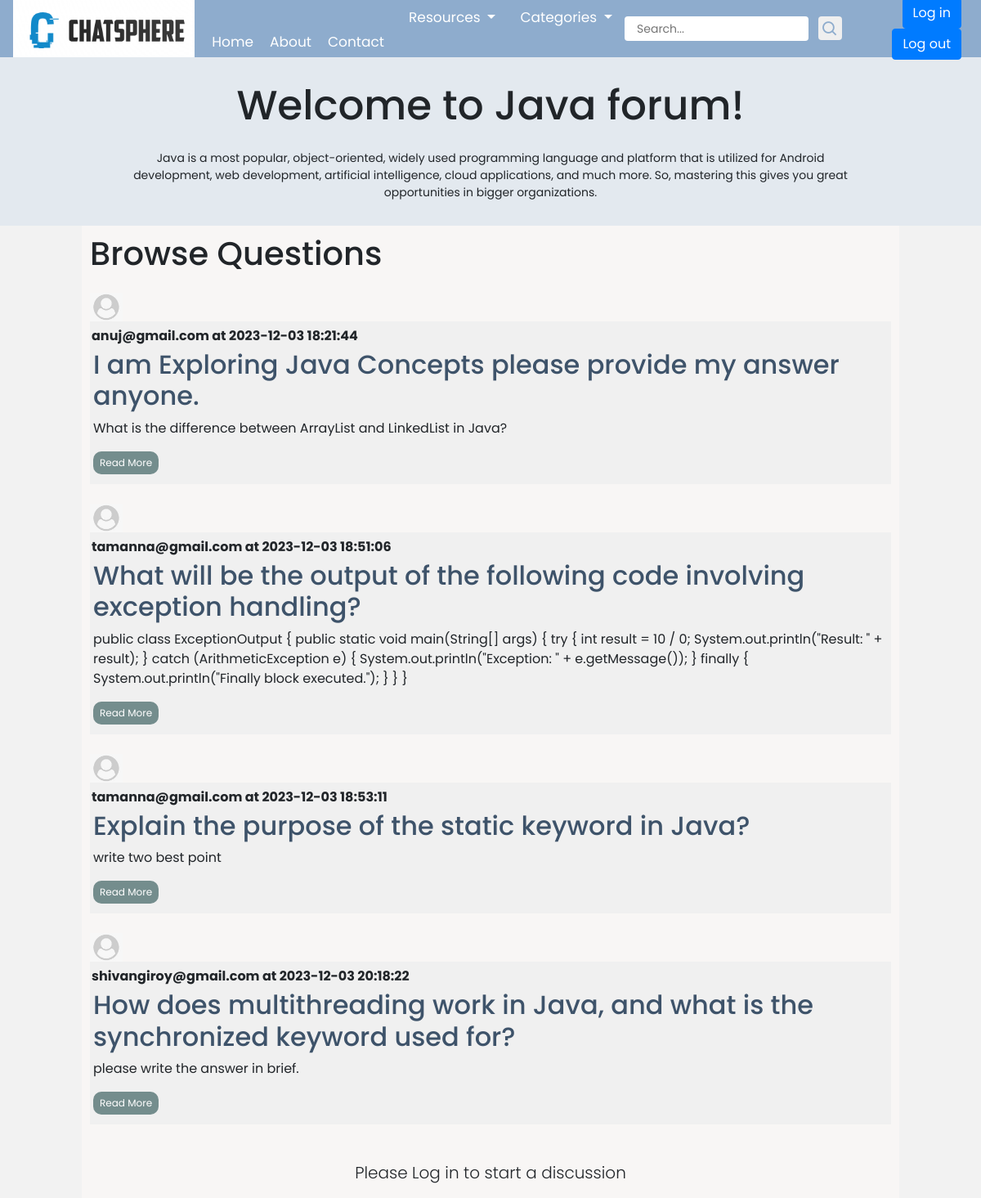
Page /minorProj/threadlist.php?catid=1 on the committed database.
### tables this page shows
CREATE TABLE `categories` (
  `category_id` int(8) NOT NULL,
  `category_name` varchar(255) NOT NULL,
  `category_description` varchar(255) NOT NULL,
  `description` text NOT NULL,
  `created` datetime NOT NULL DEFAULT current_timestamp()
);

CREATE TABLE `threadlist` (
  `thread_id` int(10) NOT NULL,
  `thread_title` text NOT NULL,
  `thread_desc` text NOT NULL,
  `thread_user_id` int(8) NOT NULL,
  `thread_cat_id` int(8) NOT NULL,
  `created` datetime NOT NULL DEFAULT current_timestamp()
);

CREATE TABLE `users` (
  `sno` int(8) NOT NULL,
  `user_email` varchar(255) NOT NULL,
  `user_pass` varchar(255) NOT NULL,
  `timestamp` datetime NOT NULL DEFAULT current_timestamp()
);

### minorProj/threadlist.php (the view, shortened to what this page needs)
<!DOCTYPE html>
<html lang="en">
<head>
    <link rel="stylesheet" href="https://cdn.jsdelivr.net/npm/bootstrap@4.5.3/dist/css/bootstrap.min.css">
    <link rel="stylesheet" href="assests/style.css">
    <link href='https://unpkg.com/boxicons@2.1.1/css/boxicons.min.css' rel='stylesheet'>
    <link rel="stylesheet" href="https://cdnjs.cloudflare.com/ajax/libs/font-awesome/6.4.2/css/all.min.css" />
    <link rel="stylesheet" href="https://cdn.jsdelivr.net/npm/bootstrap@4.3.1/dist/css/bootstrap.min.css">
</head>
<body>
     <?php include "partials/_header.php"; ?>
    <?php
        $id = $_GET['catid'];
        $sql = "select * from categories where category_id=$id";
        $result = mysqli_query($conn, $sql);
        while ($row = mysqli_fetch_assoc($result)) {
            $catname = $row['category_name'];
            $desc = $row['description'];
             }
    ?>
    <div class="contain">
        <h1 class="my-4" style="font-size: 50px; padding-top: 45px;">Welcome to <?php echo $catname ?> forum!</h1>
        <p class="welcome-msg"><?php echo $desc ?></p>
     </div>
    <div class="container2">
        <div class="thread">
            <h1 class="browse-qn">Browse Questions</h1>
            <?php
                $id = $_GET['catid'];
                $sql = "select * from threadlist where thread_cat_id=$id";
                $result = mysqli_query($conn, $sql);
                while ($row = mysqli_fetch_assoc($result)) {
                    $title = $row['thread_title'];
                    $desc = $row['thread_desc'];
                    $thread_time = $row['created'];
                    $id = $row['thread_id'];
                    $thread_user_id = $row['thread_user_id'];
                    $sql2 = "select user_email from users where sno='$thread_user_id'";
                    $result2 = mysqli_query($conn, $sql2);
                    $row2 = mysqli_fetch_assoc($result2);
                    $user_email=$row2['user_email'];
                    echo '<div class="my-4">
                            <img src="assests/images/user.png" width="40px" class="mr-3" alt="...">
                            <div class="question">
                                <p class="font-weight-bold my-1">' . $user_email . ' at ' .$thread_time.'  </p>
                                <h2 style="color:black;"> <a style="color:#3e536a;" href="comments.php?threadid=' . $id . '">' . $title . '</a></h2>
                                <div class="answer"><p>' . $desc . '</p>
                                <a href="comments.php?threadid=' . $id . '"><button class="read-more-button">Read More</button></a>
                                </div>
                            </div>
                          </div>';
                }
            ?>
        </div>
        <?php
    if(isset($_SESSION['loggedin']) && $_SESSION['loggedin']==true){
      echo '<div class="question">
                <h1>Ask a question</h1>
                <div class="flex-box">
                    <div class="row2">
                        <div class="col">'; ?>
                            <button type="button" onclick="f1()" class="shadow-sm btn btn-outline-secondary" data-toggle="tooltip" data-placement="top" title="Bold Text">Bold</button>
                            <button type="button" onclick="f2()" class="shadow-sm btn btn-outline-success" data-toggle="tooltip" data-placement="top" title="Italic Text">Italic</button>
                            <button type="button" onclick="f3()" class=" shadow-sm btn btn-outline-primary" data-toggle="tooltip" data-placement="top" title="Left Align">
                                <i class="fas fa-align-left"></i></button>
                            <button type="button" onclick="f4()" class="btn shadow-sm btn-outline-secondary" data-toggle="tooltip" data-placement="top" title="Center Align">
                                <i class="fas fa-align-center"></i></button>
                            <button type="button" onclick="f5()" class="btn shadow-sm btn-outline-primary" data-toggle="tooltip" data-placement="top" title="Right Align">
                                <i class="fas fa-align-right"></i></button>
                            <button type="button" onclick="f6()" class="btn shadow-sm btn-outline-secondary" data-toggle="tooltip" data-placement="top" title="Uppercase Text">Upper Case</button>
                            <button type="button" onclick="f7()" class="btn shadow-sm btn-outline-primary" data-toggle="tooltip" data-placement="top" title="Lowercase Text">Lower Case</button>
                            <button type="button" onclick="f8()" class="btn shadow-sm btn-outline-primary" data-toggle="tooltip" data-placement="top" title="Capitalize Text">Capitalize</button>
                            <button type="button" onclick="f9()" class="btn shadow-sm btn-outline-primary side" data-toggle="tooltip" data-placement="top" title="Tooltip on top">Clear Text</button>
                        <?php echo    '</div>
                        </div>
                    </div>
                    <br>
            </div>
        <form action="'. $_SERVER["REQUEST_URI"].'" method="post">
                <h6 class="qn">Thread Title</h6>
                <input type="text" class="form-control quest" name="title" id="textarea1" placeholder=" Enter Title of your Question" autofocus required>
                <br>
                <h6 class="qn">Elaborate your query:</h6> <br>
                <textarea class="form-control" name="desc" id="textarea2" style="height: 100px"  placeholder=" Describe your Query" autofocus required></textarea>
                <input type="hidden" name="sno" value="'.$_SESSION["sno"].'">
                <div class="xyz">
                    <button type="submit" id="postquestion">Post your query</button>
                </div>
        </form>
    </div>';
    }
  else{
   echo '<div class="container">
    <p class="lead">Please Log in to start a discussion</p>
    </div>';
  }
  ?>
    </div>
</body>
</html>

### minorProj/assests/style.css (style rules this page uses)
:root { --body-color: #E4E9F7; --nav-color: #8EACCD; --side-nav: #010718; --text-color: #FFF; --search-bar: #F2F2F2; --search-text: #010718; }
body { min-height: 100vh; margin-bottom: 100px; clear: both; background-color: var(--body-color); }
.contain { max-width: auto; max-height:400px ; margin: 0 auto; text-align: center; font-family: Arial, sans-serif; background-color: #e3e9ef; padding:30px; }
.container2 { max-width: 1000px; margin: 0 auto; text-align: center; font-family: Arial, sans-serif; background-color: rgb(248, 246, 245); }
.welcome-msg { text-align: center; display: flex; margin: 0 auto; width: 80%; font-size: 14px; justify-content: center; align-items: center; }
.thread { text-align: left; padding: 10px; margin-bottom: 10px; }
.question { text-align: left; background-color: #f0f0f0; padding: 2px; margin-bottom: 2px; }
h2 { font-size: medium; text-align: left; padding-left: 2px; }
.answer { padding-left:2px; }
.read-more-button { background-color: #748d8d; color: #fff; border: none; padding: 5px 8px; cursor: pointer; margin-bottom: 10px; border-radius: 10px; font-size: 12px; }
h1 { font-size: 2rem; }

### minorProj/partials/_loginmodal.php (style rules this page uses)
* { margin: 0; padding: 0; box-sizing: border-box; font-family: 'Poppins', sans-serif; }
html,body { display: grid; height: 100%; width: 100%; place-items: center; background: #f2f2f2; }

### minorProj/partials/_signupmodal.php (style rules this page uses)
* { margin: 0; padding: 0; box-sizing: border-box; font-family: 'Poppins', sans-serif; }
html,body { display: grid; height: 100%; width: 100%; place-items: center; background: #f2f2f2; }

### rows in the picture
categories: category_name "Java", description "Java is a most popular, object-oriented, widely used programming language and platform that is utilized for Android development, web development, artificial intelligence, cloud applications, and much more. So, mastering this gives you great opportunities in bigger organizations."
threadlist: users.user_email "anuj@gmail.com", created "2023-12-03 18:21:44", thread_title "I am Exploring Java Concepts please provide my answer anyone.", thread_desc "What is the difference between ArrayList and LinkedList in Java?"
threadlist: users.user_email "tamanna@gmail.com", created "2023-12-03 18:51:06", thread_title "What will be the output of the following code involving exception handling?", thread_desc "public class ExceptionOutput { public static void main(String[] args) { try { int result = 10 / 0; System.out.println(\"Result: \" + result); } catch (ArithmeticException e) { System.out.println(\"Exception: \" + e.getMessage()); } finally { System.out.println(\"Finally block executed.\"); } } }"
threadlist: users.user_email "tamanna@gmail.com", created "2023-12-03 18:53:11", thread_title "Explain the purpose of the static keyword in Java?", thread_desc "write two best point"
threadlist: users.user_email "shivangiroy@gmail.com", created "2023-12-03 20:18:22", thread_title "How does multithreading work in Java, and what is the synchronized keyword used for?", thread_desc "please write the answer in brief."
